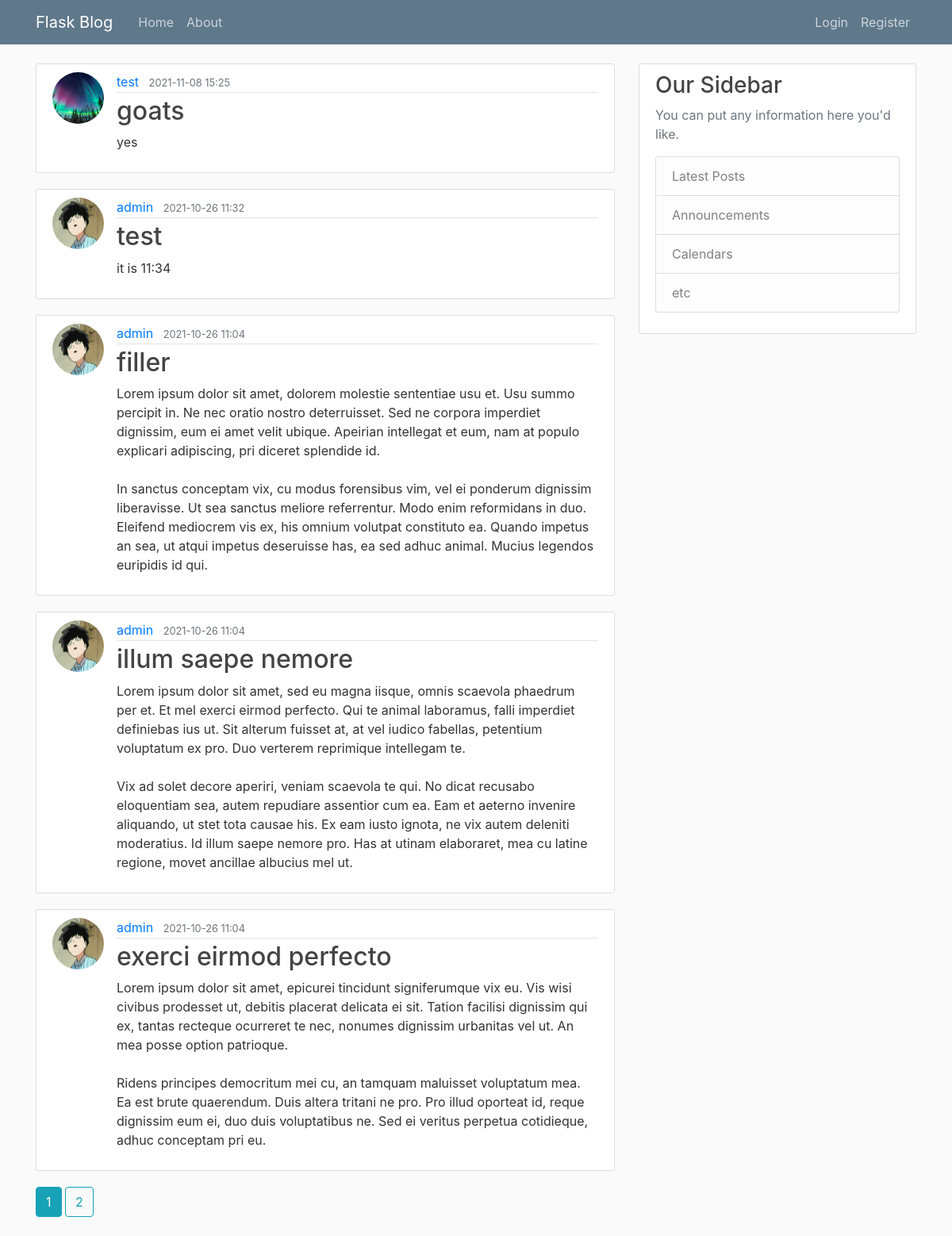
The page /home on the database its author committed.
### main/models.py (models this page shows, shortened)
class Post(db.Model):
    id = db.Column(db.Integer, primary_key=True)
    title = db.Column(db.String(100), nullable=False)
    date_posted = db.Column(db.DateTime, nullable=False, default=utc_to_local(datetime.utcnow()))
    content = db.Column(db.Text, nullable=False)
    user_id = db.Column(db.Integer, db.ForeignKey('user.id'), nullable=False)

class User(db.Model, UserMixin):
    id = db.Column(db.Integer, primary_key=True)
    username = db.Column(db.String(20), unique=True, nullable=False)
    email = db.Column(db.String(120), unique=True, nullable=False)
    image_file = db.Column(db.String(20), nullable=False, default='default.jpg')
    password = db.Column(db.String(60), nullable=False)
    posts = db.relationship('Post', backref='author', lazy=True)

### main/primary/routes.py (the view)
@primary.route("/")
@primary.route("/home")
def home():
    page = request.args.get('page', 1, type=int)
    posts = Post.query.order_by(Post.date_posted.desc()).paginate(page=page, per_page=5)
    return render_template('home.html', posts=posts)

### main/templates/home.html
{% extends "layout.html" %}
{% block content %}
   {% for post in posts.items%}
        <article class="media content-section">
            <img class="rounded-circle article-img" src="{{ url_for('static', filename='profile_pics/' + post.author.image_file) }}">
          <div class="media-body">
            <div class="article-metadata">
              <a class="mr-2" href="{{ url_for('users.user_posts', username=post.author.username) }}">{{ post.author.username }}</a>
              <small class="text-muted">{{ post.date_posted.strftime('%Y-%m-%d %H:%M') }}</small>
            </div>
            <h2><a class="article-title" href="{{ url_for('posts.post', post_id=post.id) }}">{{ post.title }}</a></h2>
            <p class="article-content">{{ post.content }}</p>
          </div>
        </article>
   {% endfor %}
    {% for page_num in posts.iter_pages(left_edge=1, right_edge=1, left_current=1, right_current=3) %}
        {% if page_num %}
            {% if posts.page == page_num %}
            <a class="btn btn-info mb-4" href="{{ url_for('primary.home', page=page_num) }}">{{ page_num }}</a>
            {% else %}
            <a class="btn btn-outline-info mb-4" href="{{ url_for('primary.home', page=page_num) }}">{{ page_num }}</a>
            {% endif %}
        {% else %}
            ...
        {% endif %}
    {% endfor %}
{% endblock content %}

### main/static/main.css (style rules this page uses)
body { background: #fafafa; color: #333333; margin-top: 5rem; }
h1, h2, h3, h4, h5, h6 { color: #444444; }
.content-section { background: #ffffff; padding: 10px 20px; border: 1px solid #dddddd; border-radius: 3px; margin-bottom: 20px; }
.article-title { color: #444444; }
.article-content { white-space: pre-line; }
.article-img { height: 65px; width: 65px; margin-right: 16px; }
.article-metadata { padding-bottom: 1px; margin-bottom: 4px; border-bottom: 1px solid #e3e3e3 }

### rows shown on the page
Post: image_file (placeholder picture), author.username "test", date_posted "2021-11-08 15:25", title "goats", content "yes"
Post: image_file (picture), author.username "admin", date_posted "2021-10-26 11:32", title "test", content "it is 11:34"
Post: image_file (picture), author.username "admin", date_posted "2021-10-26 11:04", title "filler", content "Lorem ipsum dolor sit amet, dolorem molestie sententiae usu et. Usu summo percipit in. Ne nec oratio nostro deterruisset. Sed ne corpora imperdiet dignissim, eum ei amet velit ubique. Apeirian intellegat et eum, nam at populo explicari adipiscing, pri diceret splendide id. In sanctus conceptam vix, cu modus forensibus vim, vel ei ponderum dignissim liberavisse. Ut sea sanctus meliore referrentur. Modo enim reformidans in duo. Eleifend mediocrem vis ex, his omnium volutpat constituto ea. Quando impetus an sea, ut atqui impetus deseruisse has, ea sed adhuc animal. Mucius legendos euripidis id qui."
Post: image_file (picture), author.username "admin", date_posted "2021-10-26 11:04", title "illum saepe nemore", content "Lorem ipsum dolor sit amet, sed eu magna iisque, omnis scaevola phaedrum per et. Et mel exerci eirmod perfecto. Qui te animal laboramus, falli imperdiet definiebas ius ut. Sit alterum fuisset at, at vel iudico fabellas, petentium voluptatum ex pro. Duo verterem reprimique intellegam te. Vix ad solet decore aperiri, veniam scaevola te qui. No dicat recusabo eloquentiam sea, autem repudiare assentior cum ea. Eam et aeterno invenire aliquando, ut stet tota causae his. Ex eam iusto ignota, ne vix autem deleniti moderatius. Id illum saepe nemore pro. Has at utinam elaboraret, mea cu latine regione, movet ancillae albucius mel ut."
Post: image_file (picture), author.username "admin", date_posted "2021-10-26 11:04", title "exerci eirmod perfecto", content "Lorem ipsum dolor sit amet, epicurei tincidunt signiferumque vix eu. Vis wisi civibus prodesset ut, debitis placerat delicata ei sit. Tation facilisi dignissim qui ex, tantas recteque ocurreret te nec, nonumes dignissim urbanitas vel ut. An mea posse option patrioque. Ridens principes democritum mei cu, an tamquam maluisset voluptatum mea. Ea est brute quaerendum. Duis altera tritani ne pro. Pro illud oporteat id, reque dignissim eum ei, duo duis voluptatibus ne. Sed ei veritus perpetua cotidieque, adhuc conceptam pri eu."

### other values the page prints
{{ page_num }} "1"
{{ page_num }} "2"
